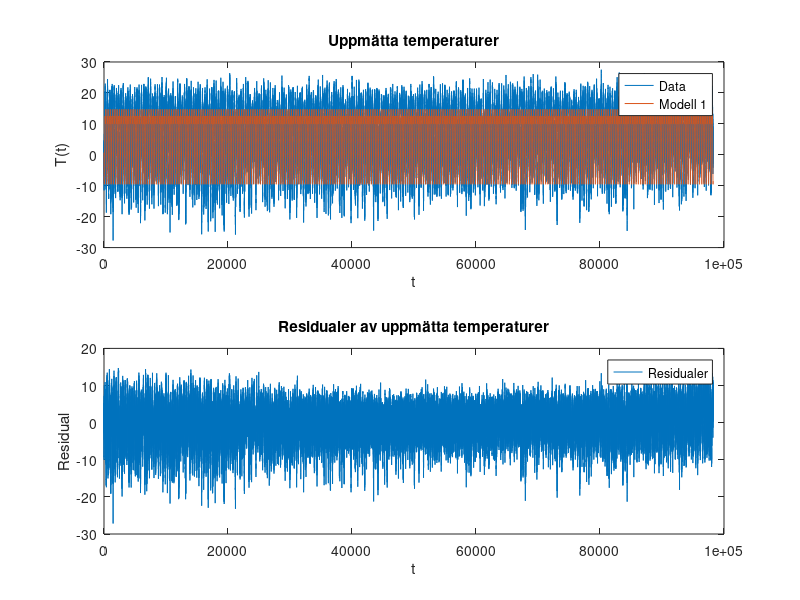
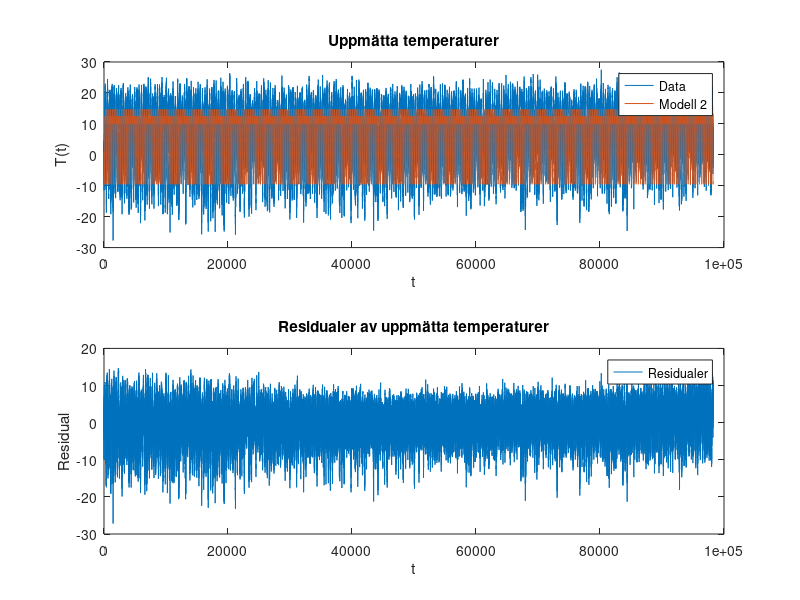

The MATLAB script that drew these images, in order:
clear all
load STHLMTEMP;

% Uppgift 1a
% Parameter
k = 2*pi/365;
d = length(Tdm); % Antal dagar
t = (1:d)'; % En vektor av antal dagar (från 1 till d (dagar))

A = [ones(d,1), sin(k*t), cos(k*t), sin(2*k*t), cos(2*k*t)];
Amkv= A'*A;

c = Amkv \ (A'*Tdm);

% Visa koefficienterna
fprintf('Modell 1 koefficienter:\n');
fprintf('c0 = %.4f\n', c(1));
fprintf('c1 = %.4f\n', c(2));
fprintf('c2 = %.4f\n', c(3));
fprintf('c3 = %.4f\n', c(4));
fprintf('c4 = %.4f\n', c(5));

modell = @(t) c(1) + c(2)*sin(k*t) + c(3)*cos(k*t) + c(3)*sin(2*k*t) + c(4)*cos(2*k*t);

p = modell(t);


 % __________---------------________________-----------------____________________---------------_________________

 % Uppgift 1b

 % Modellens temperaturvärden
Tmod = A*c;

% Residual
residual = Tdm - Tmod;
% Minstakvadratsumman som beräknas med sigma
minstakvadratsumma = sum(residual.^2)


% ritar upp modell 1 och data
figure;
subplot(2, 1, 1);
plot(t,Tdm);
hold on;
plot(t,p);
hold off;
legend("Data","Modell 1")
xlabel("t");
ylabel("T(t)");
title("Uppmätta temperaturer")

% Ritar upp residualen av modell 1
subplot(2, 1, 2);
plot(t,residual);
legend("Residualer");
xlabel("t");
ylabel("Residual");
title("Residualer av uppmätta temperaturer")


%________________------------------___________________------------------------________________________--------------

% uppgift 1c

A2 = [ones(d,1), t, t.^2, sin(k*t), cos(k*t), sin(2*k*t), cos(2*k*t)];
a = A2 \ Tdm;
% Visa koefficienterna
fprintf('Modell 2 koefficienter:\n');
fprintf('a0 = %.4f\n', a(1));
fprintf('a1 = %.4f\n', a(2));
fprintf('a2 = %.4f\n', a(3));
fprintf('a3 = %.4f\n', a(4));
fprintf('a4 = %.4f\n', a(5));
fprintf('a5 = %.4f\n', a(6));
fprintf('a6 = %.4f\n', a(7));

modell2 = @(t) a(1) + a(2)*t + a(3)*(t.^2) + a(4)*sin(k*t) + a(5)*cos(k*t) + a(6)*sin(2*k*t) + a(7)*cos(2*k*t);

p2 = modell(t);


%________---------------_____________-----------_______--------_____----------______-------________------_______-----

% Uppgift 1d
% Modellens temperaturvärden
Tmod2 = A2*a;

% Residual
residual2 = Tdm - Tmod2;

% Minstakvadratsumman som beräknas med sigma
minstakvadratsumma2 = sum(residual2.^2)

figure;
subplot(2, 1, 1);
plot(t,Tdm);
hold on;
plot(t,p);
hold off;
legend("Data","Modell 2")
xlabel("t");
ylabel("T(t)");
title("Uppmätta temperaturer");

subplot(2, 1, 2);
plot(t,residual);
legend("Residualer");
xlabel("t");
ylabel("Residual");
title("Residualer av uppmätta temperaturer");


% Minstakvadratsumman är lägre i den andra andra modellen jämfört med den
% första. Det betyder att passformen är bättre. Att residualer har en
% mindre spridning (som vi ser i modell 2) betyder också att den nya
% modellen är bättre. 

%__________-----------_________-------------___________-------_______----------___________-------___________-------______


% Temperaturen har ökat under perioden 1756-2024. Ökningen accelererade. 